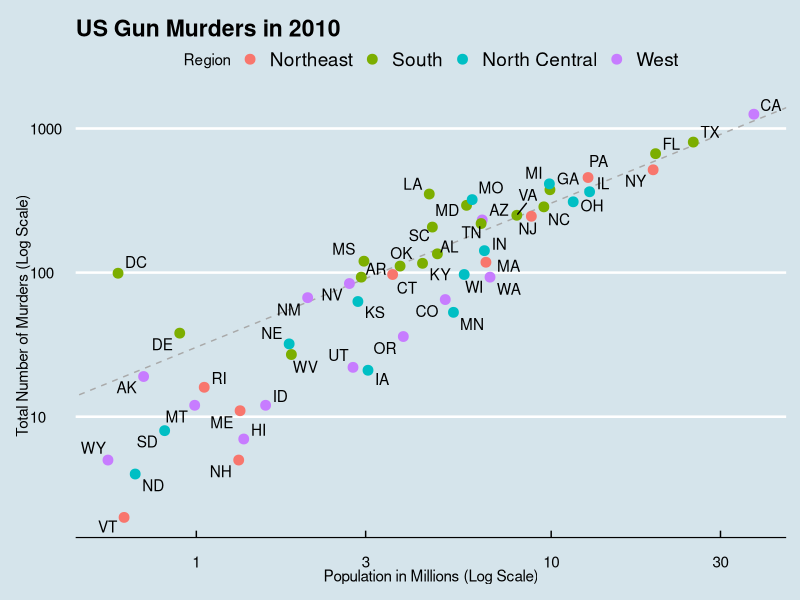

R code for this plot:
#Load Relevant Libraries#
library(tidyverse)
library(ggthemes)
library(ggrepel)
library(dslabs)
data(murders)

#Define the Intercept#
r <- murders %>%
  summarize(rate = sum(total) / sum(population) * 10^6) %>%
  .$rate

#Construct the Plot#
murders %>% 
  ggplot(aes(population/10^6, total, label = abb)) +
  geom_abline(intercept = log10(r), lty = 2, color = "darkgrey") +
  geom_point(aes(col = region), size = 3) +
  geom_text_repel() +
  scale_x_log10() +
  scale_y_log10() +
  xlab("Population in Millions (Log Scale)") +
  ylab("Total Number of Murders (Log Scale)") +
  ggtitle("US Gun Murders in 2010") +
  scale_color_discrete(name = "Region") +
  theme_economist()
